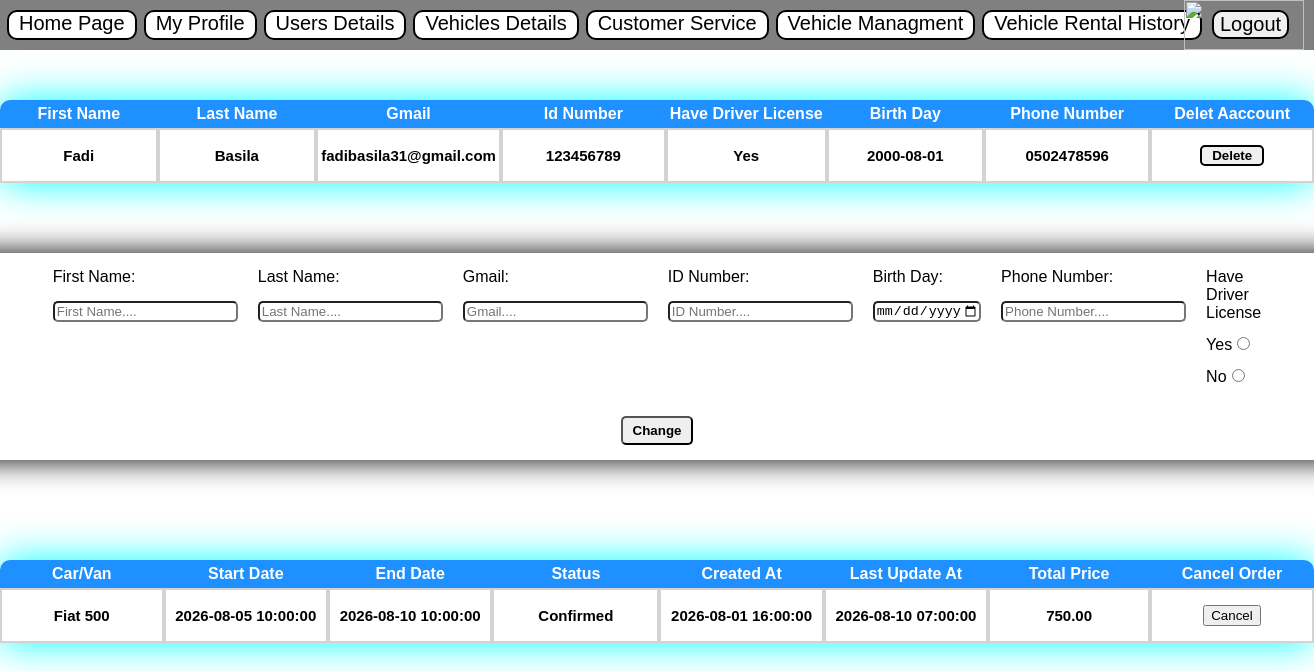
Page /Profile.php (signed in) on the committed database.
### tables this page shows
CREATE TABLE IF NOT EXISTS `users` (
  `Id` int NOT NULL AUTO_INCREMENT,
  `FirstName` varchar(250) NOT NULL,
  `LastName` varchar(250) NOT NULL,
  `Gmail` varchar(250) NOT NULL,
  `IdNumber` varchar(9) NOT NULL,
  `Password` varchar(250) NOT NULL,
  `Password1` varchar(250) NOT NULL,
  `Password2` varchar(250) DEFAULT NULL,
  `Password3` varchar(250) DEFAULT NULL,
  `HaveDriverLicense` tinyint(1) NOT NULL DEFAULT '0',
  `Blocked` tinyint(1) NOT NULL DEFAULT '0',
  `FailedTimes` int NOT NULL DEFAULT '0',
  `BirthDay` date NOT NULL,
  `PhoneNumber` varchar(250) DEFAULT NULL,
  `Role` varchar(250) NOT NULL,
  `StartTimeExpired` datetime DEFAULT NULL,
  `EndTimeExpired` datetime DEFAULT NULL,
  PRIMARY KEY (`Id`)
);

CREATE TABLE IF NOT EXISTS `vehicle` (
  `Id` int NOT NULL AUTO_INCREMENT,
  `VehicleType` varchar(250) NOT NULL,
  `NumberPlate` varchar(250) NOT NULL,
  `VehicleBrand` varchar(250) NOT NULL,
  `Image` varchar(250) NOT NULL,
  `PricePerDay` decimal(10,2) NOT NULL,
  `GearBox` varchar(250) NOT NULL,
  `Seats` int NOT NULL,
  `Doors` int NOT NULL,
  `DriveStyle` tinyint(1) NOT NULL DEFAULT '0',
  `Miles` decimal(10,3) NOT NULL,
  `Color` varchar(250) NOT NULL,
  `Convertible` tinyint(1) NOT NULL DEFAULT '0',
  `EnergyType` varchar(250) NOT NULL,
  `HorsePower` int NOT NULL,
  `VehicleName` varchar(250) NOT NULL,
  `MaxSpeed` int NOT NULL,
  `DriveType` varchar(250) NOT NULL,
  `TankSize` int NOT NULL,
  `AirConditioner` tinyint(1) NOT NULL DEFAULT '0',
  `VehicleInside1` varchar(250) NOT NULL,
  `VehicleInside2` varchar(250) NOT NULL,
  `VehicleInside3` varchar(250) NOT NULL,
  `VehicleInside4` varchar(250) NOT NULL,
  `Branch` varchar(250) NOT NULL,
  `VehicleLogo` varchar(250) NOT NULL,
  PRIMARY KEY (`Id`)
);

CREATE TABLE IF NOT EXISTS `booking` (
  `BookingId` int NOT NULL AUTO_INCREMENT,
  `CustomerId` int NOT NULL,
  `VehicleId` int NOT NULL,
  `StartDate` datetime NOT NULL,
  `EndDate` datetime NOT NULL,
  `Status` varchar(250) NOT NULL,
  `CreatedAt` timestamp NOT NULL DEFAULT CURRENT_TIMESTAMP,
  `UpdatedAt` timestamp NOT NULL DEFAULT CURRENT_TIMESTAMP,
  `TotalPrice` decimal(10,2) NOT NULL,
  PRIMARY KEY (`BookingId`),
  KEY `CustomerId` (`CustomerId`),
  KEY `CarId` (`VehicleId`)
);

### Profile.php (the view, shortened to what this page needs)
<?php
    include "Nav.php";
    $con=opencon();
    $CustomerId=$_SESSION['UserId'];
?>
<!DOCTYPE html>
<html lang="en">
    <head>
    </head>
    <body>
        <table>
            <th id="thLeft">First Name</th>
            <th>Last Name</th>
            <th>Gmail</th>
            <th>Id Number</th>
            <th>Have Driver License</th>
            <th>Birth Day</th>
            <th>Phone Number</th>
            <th id="thRight">Delet Aaccount</th>
            <?php
                $Users=mysqli_query($con,"SELECT * FROM Users");
                while($u=mysqli_fetch_array($Users)){
                    if($u['Id']==$CustomerId){
                        echo "<tr><td><h1>".$u['FirstName']."</h1></td>
                        <td><h1>".$u['LastName']."</h1></td>
                        <td><h1>".$u['Gmail']."</h1></td>
                        <td><h1>".$u['IdNumber']."</h1></td>
                        <td><h1>";
                        if($u['HaveDriverLicense']){
                            echo "Yes";
                        }else{
                            echo "No";
                        }
                        echo"</h1></td>
                        <td><h1>".$u['BirthDay']."</h1></td>
                        <td><h1>".$u['PhoneNumber']."</h1></td>
                        <td><h1><form method='post'><button type='submit' name='Delete'>Delete</button></form></h1></td></tr>";
                    }
                }
            ?>
        </table>
        <div class="Shadow">
            <form method="POST">
                <div class="form">
                    <div>
                        <label>First Name:</label>
                        <input type="text" name="FirstName" placeholder="First Name...." >
                    </div>
                    <div>
                        <label>Last Name:</label>
                        <input type="text" name="LastName" placeholder="Last Name...." >
                    </div>
                    <div>
                        <label>Gmail:</label>
                        <input type="email" name="Gmail" placeholder="Gmail...." >
                    </div>
                    <div>
                        <label>ID Number:</label>
                        <input type="text" name="IDNumber" placeholder="ID Number...." >
                    </div>
                    <div>
                        <label>Birth Day:</label>
                        <input type="date" name="BirthDay" max="<?php echo date("Y-m-d") ?>">
                    </div>
                    <div>
                        <label>Phone Number:</label>
                        <input type="text" name="PhoneNumber" placeholder="Phone Number...." >
                    </div>
                    <div>
                        <label>Have Driver License</label>
                        Yes<input type="radio" name="HaveDriverLicense" value="Yes" >
                        No<input type="radio" name="HaveDriverLicense" value="No">
                    </div>
                </div>
                <button type="submit" name="ChangeInformations">Change</button>
            </form>
        </div>
        <table>
            <tr>
                <th id="thLeft">Car/Van</th>
                <th>Start Date</th>
                <th>End Date</th>
                <th>Status</th>
                <th>Created At</th>
                <th>Last Update At</th>
                <th>Total Price</th>
                <th id="thRight">Cancel Order</t>
            </tr>
            <?php
                $Booking=mysqli_query($con,"SELECT * FROM Booking");
                while($b=mysqli_fetch_array($Booking)){
                    if($b['CustomerId']==$CustomerId){
                        $CarId=$b['VehicleId'];
                        $Cars=mysqli_query($con,"SELECT * FROM Vehicle");
                        while($c=mysqli_fetch_array($Cars)){
                            if($c['Id']==$CarId){
                                echo "<tr><td><h1>".$c['VehicleName']."</h1></td>";
                                break;
                            }
                        }
                        echo "<td><h1>".$b['StartDate']."</h1></td>
                        <td><h1>".$b['EndDate']."</h1></td>
                        <td><h1>".$b['Status']."</h1></td>
                        <td><h1>".$b['CreatedAt']."</h1></td>
                        <td><h1>".$b['UpdatedAt']."</h1></td>
                        <td><h1>".$b['TotalPrice']."</h1></td>
                        <td><h1>";
                        if($b['Status']=='Confirmed'){
                            echo "<form method='post'><input type='hidden' name='BookingId' value='".$b['BookingId']."'><button type='submit' name='Cancel'>Cancel</button></form>";
                        }else{
                            echo "-";
                        }
                        echo "</h1></td></tr>";
                    }
                }
            ?>
        </table>
    </body>
</html>

### Nav.php (style rules this page uses)
body { font-family: Arial; margin:0px; }
button { cursor:pointer; }

### Profile.php (style rules this page uses)
body { font-family: Arial; margin: 0px; }
button[name="ChangeInformations"] { display:flex; justify-self: center; border-radius: 5px; margin-top: 20px; padding:5px 10px 5px 10px; font-weight: bold; }
.form { display:flex; gap:20px; margin-left: 100px; margin-right:100px; padding-bottom:10px; }
.form label { background-color: #ffffffb3; border-radius: 10px; display: block; }
.form input { margin-top: 15px; border-radius: 5px; }
table { border-radius: 10px; margin-top: 100px; display: flex; justify-self: center; border-spacing: 0px; box-shadow: 0px 0px 40px cyan; }
th { width: 180px; margin-top:5px; padding-top:5px; padding-bottom:5px; color:white; background-color: dodgerblue; }
#thLeft { border-top-left-radius:10px; }
#thRight { border-top-right-radius: 10px; }
td { background-color: white; border: 2px solid lightgray; width: 180px; margin-top:5px; padding-top:5px; padding-bottom:5px; }
h1 { font-size:15px; text-align: center; }
button[name='Delete'] { padding-left:10px; padding-right:10px; border-radius: 5px; border:2px solid black; font-weight: bold; }
.Shadow { background-color: white; box-shadow: 0px 0px 30px black; display: flex; justify-self: center; margin-top:70px; padding-top: 15px; padding-bottom: 15px; border-radius: 10px; }

### rows in the picture
users: FirstName "Fadi", LastName "Basila", Gmail "fadibasila31@gmail.com", IdNumber "123456789", HaveDriverLicense "Yes", BirthDay "2000-08-01", PhoneNumber "0502478596"
booking: StartDate "2026-08-05 10:00:00", EndDate "2026-08-10 10:00:00", Status "Confirmed", CreatedAt "2026-08-01 16:00:00", UpdatedAt "2026-08-10 07:00:00", TotalPrice "750.00"
vehicle: VehicleName "Fiat 500"
